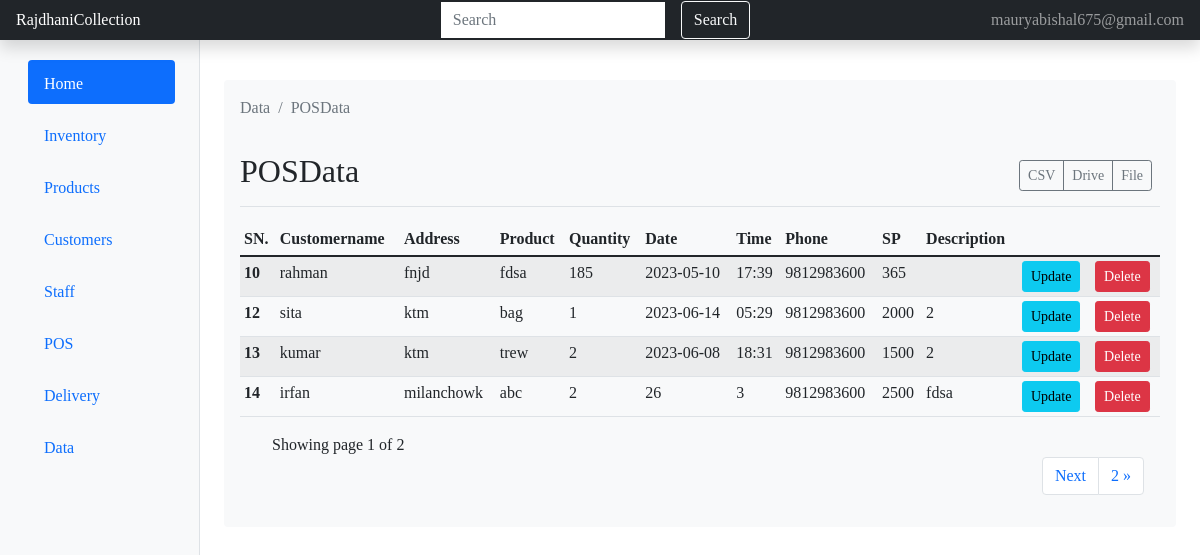
/posdata/ (signed in), run on an earlier commit of the app's database.
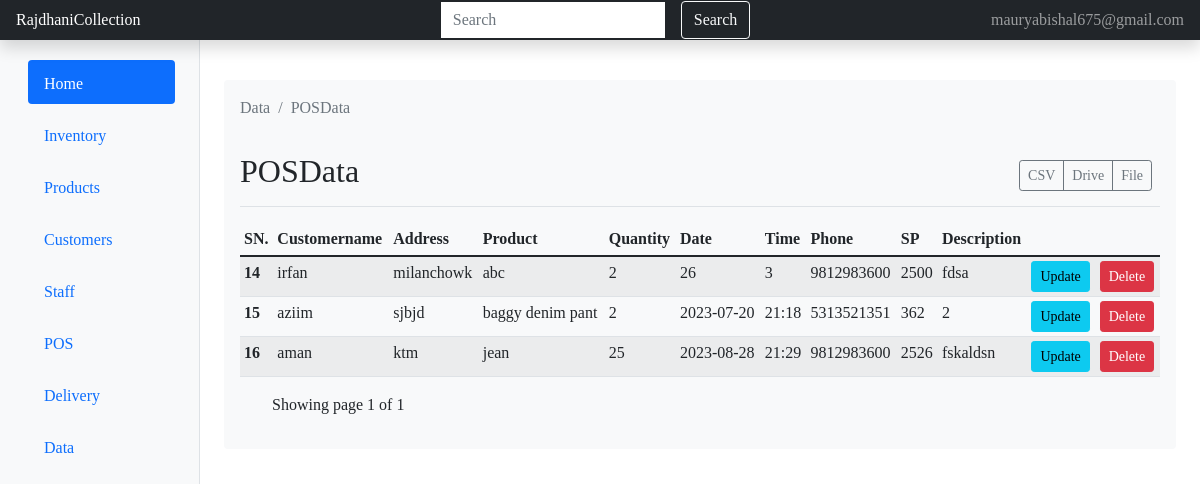
And on a later commit of the database.
### app/models.py (models this page shows, shortened)
class POS(models.Model):
    customername=models.CharField(max_length=50)
    product=models.CharField(max_length=50)
    date=models.CharField(max_length=50)
    time=models.CharField(max_length=50)
    phone=models.CharField(max_length=50)
    address=models.CharField(max_length=50)
    desc=models.CharField(max_length=100)
    sellingprice=models.IntegerField()
    quantity=models.IntegerField()

### app/views.py (the view)
# urls.py: path('posdata/',views.posdata, name="posdata" ),
@permission_required("polls.add_choice", raise_exception=True)
def posdata(request):
    data=POS.objects.all()
    paginator=Paginator(data,4)
    page_number =request.GET.get('page')
    page_obj =paginator.get_page(page_number)
    context={
        "view":data,
        "page_obj":page_obj
        }
    return render(request, 'posdata.html',context)

### template/posdata.html (shortened to what this page needs)
{% load static %}
<!doctype html>
<html lang="en">
  <head>
    <link href="{% static 'css/bootstrap.min.css' %}" rel="stylesheet">
  </head>
  <body>
    {% include 'navigation.html' %}
        <main class="col-md-9 ms-sm-auto col-lg-10 px-md-4">
          <br>
<div class="container mt-3 shadow-none p-3 mb-5 bg-light rounded">
  <nav aria-label="breadcrumb">
    <ol class="breadcrumb">
      <li class="breadcrumb-item active" aria-current="page">Data</li>
      <li class="breadcrumb-item active" aria-current="page">POSData</li>
    </ol>
  </nav>
  <div class="d-flex justify-content-between flex-wrap flex-md-nowrap align-items-center pt-3 pb-2 mb-3 border-bottom">
    <h1 class="h2">POSData</h1>
    <div class="btn-toolbar mb-2 mb-md-0">
      <div class="btn-group me-2">
        <button type="button" class="btn btn-sm btn-outline-secondary">CSV</button>
        <button type="button" class="btn btn-sm btn-outline-secondary">Drive</button>
        <button type="button" class="btn btn-sm btn-outline-secondary ">File</button>
      </div>
    </div>
  </div>
<div>
  <div class="table-responsive">
    <table class="table table-striped table-sm">
      <thead>
        <tr>
          <th scope="col">SN.</th>
          <th scope="col">Customername</th>
          <th scope="col">Address</th>
          <th scope="col">Product</th>
          <th scope="col">Quantity</th>
          <th scope="col">Date</th>
          <th scope="col">Time</th>
          <th scope="col">Phone</th>
          <th scope="col">SP</th>
          <th scope="col">Description</th>
        </tr>
      </thead>
      <tbody>
        {% for detail in page_obj %}
        <tr>
          <th scope="row">{{ detail.id }}</th>
          <td>{{detail.customername}}</td>
          <td>{{detail.address}}</td>
          <td>{{detail.product}}</td>
          <td>{{detail.quantity}}</td>
          <td>{{detail.date}}</td>
          <td>{{detail.time}}</td>
          <td>{{detail.phone}}</td>
          <td>{{detail.sellingprice}}</td>
          <td>{{detail.desc}}</td>
          <td>
            <a href="{% url 'updatepos' detail.id %}" class="btn btn-info btn-sm">Update</a>
          </td>
          <td>
            <form class="d-inline" action="{% url 'deletepos' detail.id %}" method="post">
              <input type="submit" class="btn btn-danger btn-sm" value="Delete" />
            </form>
          </td>
          {%endfor%}
        </tr>
      </tbody>
    </table>
    <div class="pagination-containerjustify-content-end mx-3">
      <div class="px-3">
        Showing page {{page_obj.number}} of {{ page_obj.paginator.num_pages }}
      </div>
      <ul class="pagination align-right float-right mr-auto  justify-content-end">
        {% if page_obj.has_next %}
        <li class="page-item"> <a class="page-link" href="?page={{ page_obj.next_page_number }}">Next</a></li>
        <li class="page-item"> <a class="page-link" href="?page={{ page_obj.paginator.num_pages }}">{{ page_obj.paginator.num_pages}} &raquo;</a></li>
        {% endif %}
        </ul>
    </div>
    </div>
</div>
  </body>
</html>

What changed in the data, as far as the page shows it:
removed POS: id "10", customername "rahman", address "fnjd", product "fdsa", quantity "185", date "2023-05-10", time "17:39", phone "9812983600", sellingprice "365"
removed POS: id "12", customername "sita", address "ktm", product "bag", quantity "1", date "2023-06-14", time "05:29", phone "9812983600", sellingprice "2000", desc "2"
removed POS: id "13", customername "kumar", address "ktm", product "trew", quantity "2", date "2023-06-08", time "18:31", phone "9812983600", sellingprice "1500", desc "2"
now on this page (row unchanged): POS: id "15", customername "aziim", address "sjbjd", product "baggy denim pant", quantity "2", date "2023-07-20", time "21:18", phone "5313521351", sellingprice "362", desc "2"
now on this page (row unchanged): POS: id "16", customername "aman", address "ktm", product "jean", quantity "25", date "2023-08-28", time "21:29", phone "9812983600", sellingprice "2526", desc "fskaldsn"
Also different on the page:
{{ page_obj.paginator.num_pages }}: "2" → "1"
{{ page_obj.paginator.num_pages }}: "2" → (not shown)
text no longer shown: "Next »"
